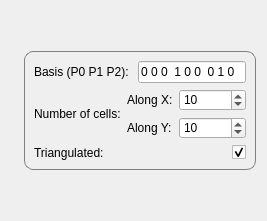
      <widget class="QWidget" name="gridTab">
       <attribute name="title">
        <string>Grid</string>
       </attribute>
       <layout class="QHBoxLayout" name="horizontalLayout_19">
        <item>
         <layout class="QHBoxLayout" name="horizontalLayout_18">
          <item>
           <widget class="QLabel" name="label_25">
            <property name="text">
             <string/>
            </property>
            <property name="pixmap">
             <pixmap resource="../../CGALlab.qrc">:/cgal/Lab/resources/grid.png</pixmap>
            </property>
           </widget>
          </item>
          <item>
           <layout class="QVBoxLayout" name="verticalLayout_10">
            <item>
             <spacer name="verticalSpacer_10">
              <property name="orientation">
               <enum>Qt::Orientation::Vertical</enum>
              </property>
              <property name="sizeHint" stdset="0">
               <size>
                <width>20</width>
                <height>40</height>
               </size>
              </property>
             </spacer>
            </item>
            <item>
             <widget class="QGroupBox" name="groupBox_5">
              <property name="styleSheet">
               <string notr="true">QGroupBox {
    border: 1px solid gray;
    border-radius: 9px;
    margin-top: 0.5em;
}

QGroupBox::title {
    subcontrol-origin: margin;
    left: 10px;
    padding: 0 3px 0 3px;
}</string>
              </property>
              <property name="title">
               <string/>
              </property>
              <layout class="QVBoxLayout" name="verticalLayout_15">
               <item>
                <layout class="QHBoxLayout" name="horizontalLayout_20" stretch="1,0">
                 <item>
                  <widget class="QLabel" name="label_26">
                   <property name="toolTip">
                    <string>&lt;html&gt;&lt;head/&gt;&lt;body&gt;&lt;p&gt;Lower left and upper right points.&lt;/p&gt;&lt;/body&gt;&lt;/html&gt;</string>
                   </property>
                   <property name="text">
                    <string>Basis (P0 P1 P2):</string>
                   </property>
                  </widget>
                 </item>
                 <item>
                  <widget class="QLineEdit" name="grid_lineEdit">
                   <property name="text">
                    <string>0 0 0  1 0 0  0 1 0</string>
                   </property>
                  </widget>
                 </item>
                </layout>
               </item>
               <item>
                <layout class="QHBoxLayout" name="horizontalLayout_21" stretch="1,0">
                 <item>
                  <widget class="QLabel" name="label_29">
                   <property name="text">
                    <string>Number of cells:</string>
                   </property>
                  </widget>
                 </item>
                 <item>
                  <layout class="QGridLayout" name="gridLayout_4" columnstretch="1,0">
                   <item row="1" column="0">
                    <widget class="QLabel" name="label_32">
                     <property name="text">
                      <string>Along Y:</string>
                     </property>
                    </widget>
                   </item>
                   <item row="0" column="0">
                    <widget class="QLabel" name="label_31">
                     <property name="text">
                      <string>Along X:</string>
                     </property>
                    </widget>
                   </item>
                   <item row="0" column="1">
                    <widget class="QSpinBox" name="gridX_spinBox">
                     <property name="minimum">
                      <number>1</number>
                     </property>
                     <property name="maximum">
                      <number>999999999</number>
                     </property>
                     <property name="value">
                      <number>10</number>
                     </property>
                    </widget>
                   </item>
                   <item row="1" column="1">
                    <widget class="QSpinBox" name="gridY_spinBox">
                     <property name="minimum">
                      <number>1</number>
                     </property>
                     <property name="maximum">
                      <number>999999999</number>
                     </property>
                     <property name="value">
                      <number>10</number>
                     </property>
                    </widget>
                   </item>
                  </layout>
                 </item>
                </layout>
               </item>
               <item>
                <layout class="QHBoxLayout" name="horizontalLayout_22" stretch="1,0">
                 <item>
                  <widget class="QLabel" name="label_30">
                   <property name="text">
                    <string>Triangulated:</string>
                   </property>
                  </widget>
                 </item>
                 <item>
                  <widget class="QCheckBox" name="grid_checkBox">
                   <property name="text">
                    <string/>
                   </property>
                   <property name="checked">
                    <bool>true</bool>
                   </property>
                  </widget>
                 </item>
                </layout>
               </item>
              </layout>
             </widget>
            </item>
            <item>
             <spacer name="verticalSpacer_11">
              <property name="orientation">
               <enum>Qt::Orientation::Vertical</enum>
              </property>
              <property name="sizeHint" stdset="0">
               <size>
                <width>20</width>
                <height>40</height>
               </size>
              </property>
             </spacer>
            </item>
           </layout>
          </item>
         </layout>
        </item>
       </layout>
      </widget>
